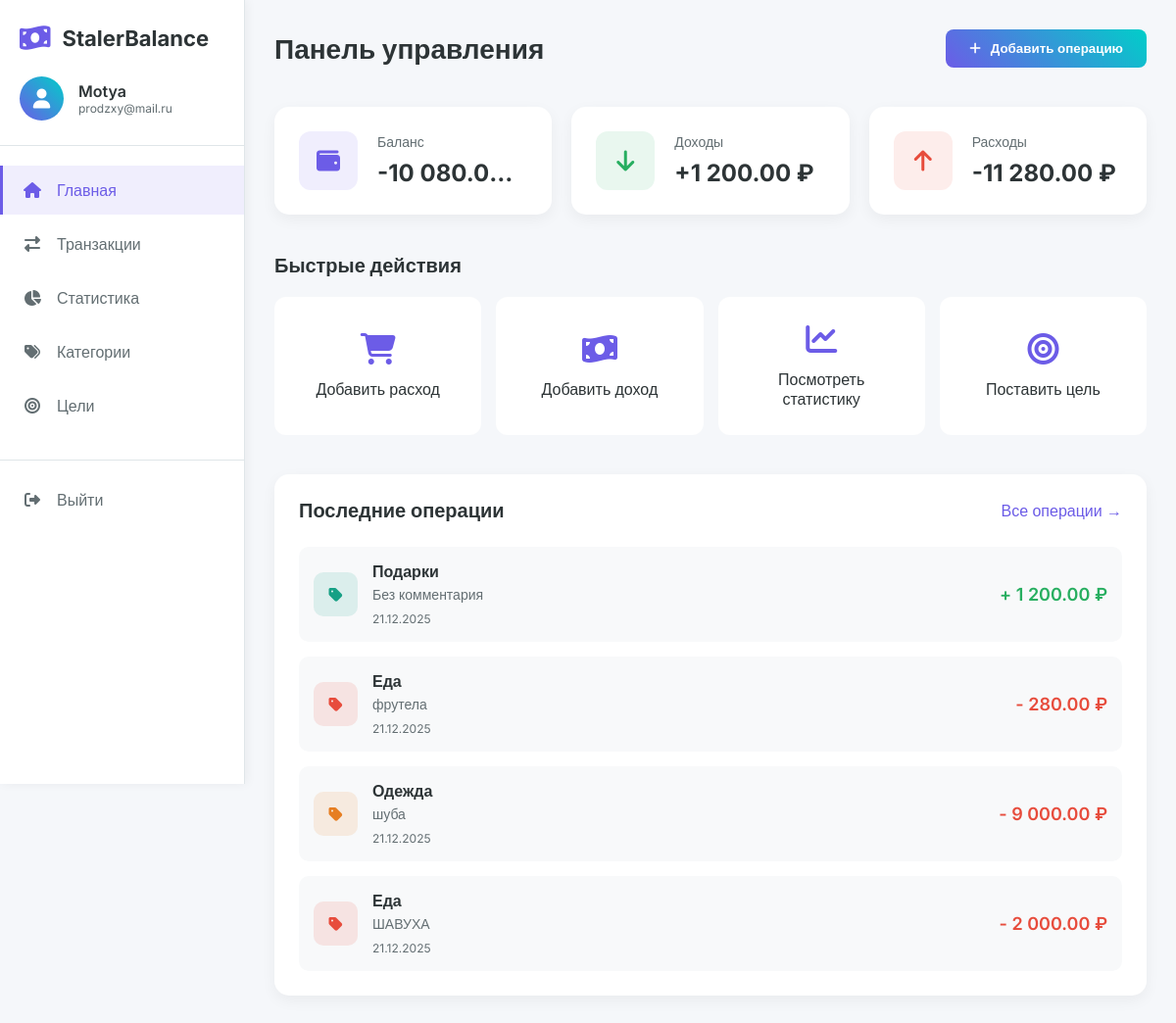
The app's page /dashboard.php (signed in) with its own data.
### tables this page shows
CREATE TABLE `transactions` (
  `id` int(11) NOT NULL,
  `user_id` int(11) NOT NULL,
  `amount` decimal(10,2) NOT NULL,
  `type` enum('expense','income') NOT NULL,
  `category_id` int(11) NOT NULL,
  `date` date NOT NULL,
  `comment` text DEFAULT NULL,
  `created_at` timestamp NOT NULL DEFAULT current_timestamp()
);

CREATE TABLE `categories` (
  `id` int(11) NOT NULL,
  `user_id` int(11) DEFAULT NULL,
  `name` varchar(50) NOT NULL,
  `type` enum('income','expense') NOT NULL,
  `color` varchar(7) DEFAULT '#3498db'
);

### dashboard.php (the view, shortened to what this page needs)
<?php
require_once 'includes/config.php';
$user_id = $_SESSION['user_id'];
$stmt = $pdo->prepare("
    SELECT
        COALESCE(SUM(CASE WHEN type = 'income' THEN amount ELSE 0 END), 0) as total_income,
        COALESCE(SUM(CASE WHEN type = 'expense' THEN amount ELSE 0 END), 0) as total_expense,
        COALESCE(SUM(CASE WHEN type = 'income' THEN amount ELSE -amount END), 0) as balance
    FROM transactions
    WHERE user_id = ?
");
$stmt->execute([$user_id]);
$stats = $stmt->fetch();
$stmt = $pdo->prepare("
    SELECT t.*, c.name as category_name, c.color as category_color
    FROM transactions t
    LEFT JOIN categories c ON t.category_id = c.id
    WHERE t.user_id = ?
    ORDER BY t.date DESC, t.id DESC
    LIMIT 5
");
$stmt->execute([$user_id]);
$recent_transactions = $stmt->fetchAll();
?>
<!DOCTYPE html>
<html lang="ru">
<head>
    <link rel="stylesheet" href="assets/css/dashboard.css">
    <link rel="stylesheet" href="https://cdnjs.cloudflare.com/ajax/libs/font-awesome/6.4.0/css/all.min.css">
</head>
<body>
    <nav class="sidebar">
        <div class="sidebar-header">
            <div class="logo">
                <i class="fas fa-money-bill-wave"></i>
                <h2>StalerBalance</h2>
            </div>
            <div class="user-info">
                <div class="user-avatar">
                    <i class="fas fa-user"></i>
                </div>
                <div class="user-details">
                    <span class="username"><?php echo htmlspecialchars($_SESSION['username']); ?></span>
                    <span class="user-email"><?php echo htmlspecialchars($_SESSION['email']); ?></span>
                </div>
            </div>
        </div>
        <ul class="sidebar-menu">
            <li class="active">
                <a href="dashboard.php">
                    <i class="fas fa-home"></i>
                    <span>Главная</span>
                </a>
            </li>
            <li>
                <a href="pages/transactions.php">
                    <i class="fas fa-exchange-alt"></i>
                    <span>Транзакции</span>
                </a>
            </li>
            <li>
                <a href="pages/statistics.php">
                    <i class="fas fa-chart-pie"></i>
                    <span>Статистика</span>
                </a>
            </li>
            <li>
                <a href="pages/categories.php">
                    <i class="fas fa-tags"></i>
                    <span>Категории</span>
                </a>
            </li>
            <li>
                <a href="pages/goals.php">
                    <i class="fas fa-bullseye"></i>
                    <span>Цели</span>
                </a>
            </li>
            <li class="logout">
                <a href="logout.php">
                    <i class="fas fa-sign-out-alt"></i>
                    <span>Выйти</span>
                </a>
            </li>
        </ul>
    </nav>
    <main class="main-content">
        <header class="top-header">
            <h1>Панель управления</h1>
            <div class="header-actions">
                <button class="btn-add-transaction" id="openTransactionModal">
                    <i class="fas fa-plus"></i>
                    Добавить операцию
                </button>
            </div>
        </header>
        <section class="stats-cards">
            <div class="stat-card balance">
                <div class="stat-icon">
                    <i class="fas fa-wallet"></i>
                </div>
                <div class="stat-info">
                    <h3>Баланс</h3>
                    <p class="stat-amount"><?php echo number_format($stats['balance'] ?? 0, 2, '.', ' '); ?> ₽</p>
                </div>
            </div>
            <div class="stat-card income">
                <div class="stat-icon">
                    <i class="fas fa-arrow-down"></i>
                </div>
                <div class="stat-info">
                    <h3>Доходы</h3>
                    <p class="stat-amount">+<?php echo number_format($stats['total_income'] ?? 0, 2, '.', ' '); ?> ₽</p>
                </div>
            </div>
            <div class="stat-card expense">
                <div class="stat-icon">
                    <i class="fas fa-arrow-up"></i>
                </div>
                <div class="stat-info">
                    <h3>Расходы</h3>
                    <p class="stat-amount">-<?php echo number_format($stats['total_expense'] ?? 0, 2, '.', ' '); ?> ₽</p>
                </div>
            </div>
        </section>
        <section class="quick-actions">
            <h2>Быстрые действия</h2>
            <div class="actions-grid">
                <a href="#" class="action-card" data-type="expense">
                    <i class="fas fa-shopping-cart"></i>
                    <span>Добавить расход</span>
                </a>
                <a href="#" class="action-card" data-type="income">
                    <i class="fas fa-money-bill-wave"></i>
                    <span>Добавить доход</span>
                </a>
                <a href="pages/statistics.php" class="action-card">
                    <i class="fas fa-chart-line"></i>
                    <span>Посмотреть статистику</span>
                </a>
                <a href="pages/goals.php" class="action-card">
                    <i class="fas fa-bullseye"></i>
                    <span>Поставить цель</span>
                </a>
            </div>
        </section>
        <section class="recent-transactions">
            <div class="section-header">
                <h2>Последние операции</h2>
                <a href="pages/transactions.php" class="view-all">Все операции →</a>
            </div>
            <?php if (empty($recent_transactions)): ?>
                <div class="empty-state">
                    <i class="fas fa-receipt"></i>
                    <p>Пока нет операций</p>
                    <button class="btn-add-transaction">Добавить первую операцию</button>
                </div>
            <?php else: ?>
                <div class="transactions-list">
                    <?php foreach ($recent_transactions as $transaction): ?>
                        <div class="transaction-item <?php echo $transaction['type']; ?>">
                            <div class="transaction-icon" style="background-color: <?php echo $transaction['category_color']; ?>20;">
                                <i class="fas fa-tag" style="color: <?php echo $transaction['category_color']; ?>;"></i>
                            </div>
                            <div class="transaction-details">
                                <h4><?php echo htmlspecialchars($transaction['category_name']); ?></h4>
                                <p><?php echo htmlspecialchars($transaction['comment'] ?: 'Без комментария'); ?></p>
                                <span class="transaction-date"><?php echo date('d.m.Y', strtotime($transaction['date'])); ?></span>
                            </div>
                            <div class="transaction-amount">
                                <span class="amount <?php echo $transaction['type']; ?>">
                                    <?php echo ($transaction['type'] == 'income' ? '+' : '-'); ?>
                                    <?php echo number_format($transaction['amount'], 2, '.', ' '); ?> ₽
                                </span>
                            </div>
                        </div>
                    <?php endforeach; ?>
                </div>
            <?php endif; ?>
        </section>
    </main>
</body>
</html>

### records on screen
transactions: category.name "Подарки", comment "Без комментария", date "21.12.2025", amount "1 200.00"
transactions: category.name "Еда", comment "фрутела", date "21.12.2025", amount "280.00"
transactions: category.name "Одежда", comment "шуба", date "21.12.2025", amount "9 000.00"
transactions: category.name "Еда", comment "ШАВУХА", date "21.12.2025", amount "2 000.00"

### other values on screen
$_SESSION['username'] "Motya"
$_SESSION['email'] "prodzxy@mail.ru"
$stats['balance'] "-10 080.00"
$stats['total_income'] "1 200.00"
$stats['total_expense'] "11 280.00"
